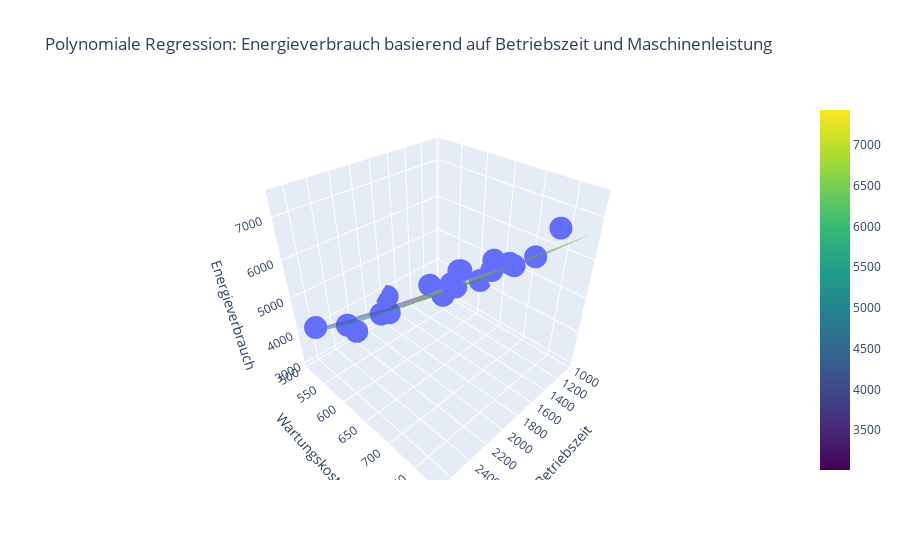

Notebook code cell kept with this figure:
### Code cell
# 3D-Plot: Streudiagramm der echten Daten
fig_3d_poly = px.scatter_3d(x=merkmale_test['Betriebszeit'], 
                            y=merkmale_test['Wartungskosten'], 
                            z=ziel_test, 
                            labels={'x': 'Betriebszeit', 'y': 'Wartungskosten', 'z': 'Energieverbrauch'},
                            title='Polynomiale Regression: Energieverbrauch basierend auf Betriebszeit und Maschinenleistung')

# 3. Erstellen einer Regressionsebene
betriebszeit_range = np.linspace(merkmale_test['Betriebszeit'].min(), merkmale_test['Betriebszeit'].max(), 20)
wartungskosten_range = np.linspace(merkmale_test['Wartungskosten'].min(), merkmale_test['Wartungskosten'].max(), 20)

# Gitter erstellen
betriebszeit_grid, wartungskosten_grid = np.meshgrid(betriebszeit_range, wartungskosten_range)
gitter_werte = np.c_[betriebszeit_grid.ravel(), wartungskosten_grid.ravel()]
gitter_werte_poly = polynom.transform(gitter_werte)

# Vorhersagen für die Gitterpunkte
energieverbrauch_grid = polynomiales_modell.predict(gitter_werte_poly).reshape(betriebszeit_grid.shape)

# Regressionsebene zum Plot hinzufügen
fig_3d_poly.add_trace(go.Surface(x=betriebszeit_grid, 
                                 y=wartungskosten_grid, 
                                 z=energieverbrauch_grid, 
                                 name='Regressionsebene', 
                                 colorscale='Viridis', 
                                 opacity=0.5))

# Plot anzeigen
fig_3d_poly.show()

### Figure 1 — Plotly figure (JSON) as saved in the notebook; plotly's stock layout.template omitted (floating-point values rounded to 4 significant figures; data arrays with more than 128 entries replaced by an {"elided": "..."} marker saying what was removed)
{"data": [{"hovertemplate": "Betriebszeit=%{x}<br>Wartungskosten=%{y}<br>Energieverbrauch=%{z}<extra></extra>", "legendgroup": "", "marker": {"color": "#636efa", "symbol": "circle"}, "mode": "markers", "name": "", "scene": "scene", "showlegend": false, "x": [1034, 2590, 1776, 1975, 1699, 1474, 1769, 1508, 1466, 2126, 2687, 1276, 1897, 2337, 2025, 2130, 2390, 1955, 1330, 2184], "y": [607, 782, 512, 534, 713, 561, 508, 633, 712, 717, 540, 760, 742, 527, 782, 769, 565, 669, 736, 730], "z": [4134.0, 7412.0, 3272.0, 3721.0, 6040.0, 4189.0, 3784.0, 5216.0, 5933.0, 6229.0, 4453.0, 6866.0, 6645.0, 3852.0, 7041.0, 7179.0, 4104.0, 5408.0, 6103.0, 6753.0], "type": "scatter3d"}, {"colorscale": [[0.0, "#440154"], [0.1111, "#482878"], [0.2222, "#3e4989"], [0.3333, "#31688e"], [0.4444, "#26828e"], [0.5556, "#1f9e89"], [0.6667, "#35b779"], [0.7778, "#6ece58"], [0.8889, "#b5de2b"], [1.0, "#fde725"]], "name": "Regressionsebene", "opacity": 0.5, "x": {"elided": "20x20 float values"}, "y": {"elided": "20x20 float values"}, "z": {"elided": "20x20 float values"}, "type": "surface"}], "layout": {"scene": {"domain": {"x": [0.0, 1.0], "y": [0.0, 1.0]}, "xaxis": {"title": {"text": "Betriebszeit"}}, "yaxis": {"title": {"text": "Wartungskosten"}}, "zaxis": {"title": {"text": "Energieverbrauch"}}}, "legend": {"tracegroupgap": 0}, "title": {"text": "Polynomiale Regression: Energieverbrauch basierend auf Betriebszeit und Maschinenleistung"}}}
